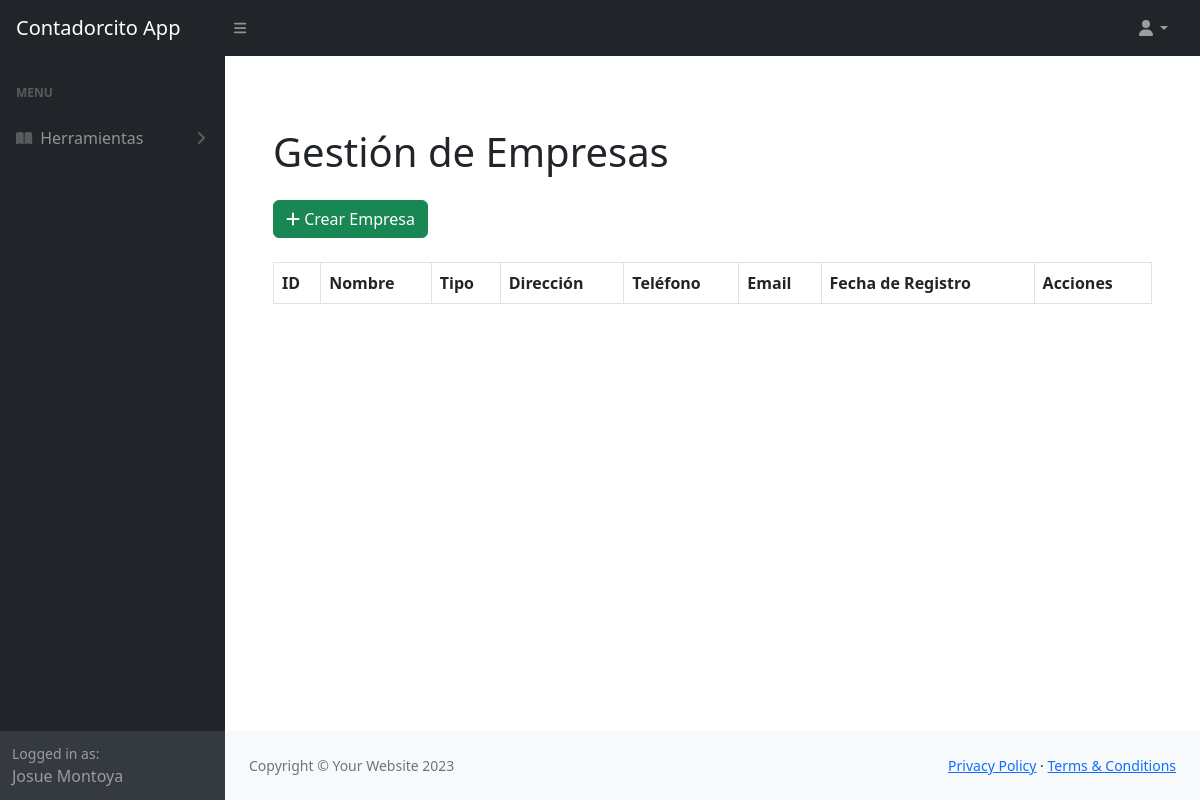
Before: /Contadorcito-SA-de-CV/views/companies/indexCompanies.php (signed in) with the older database file.
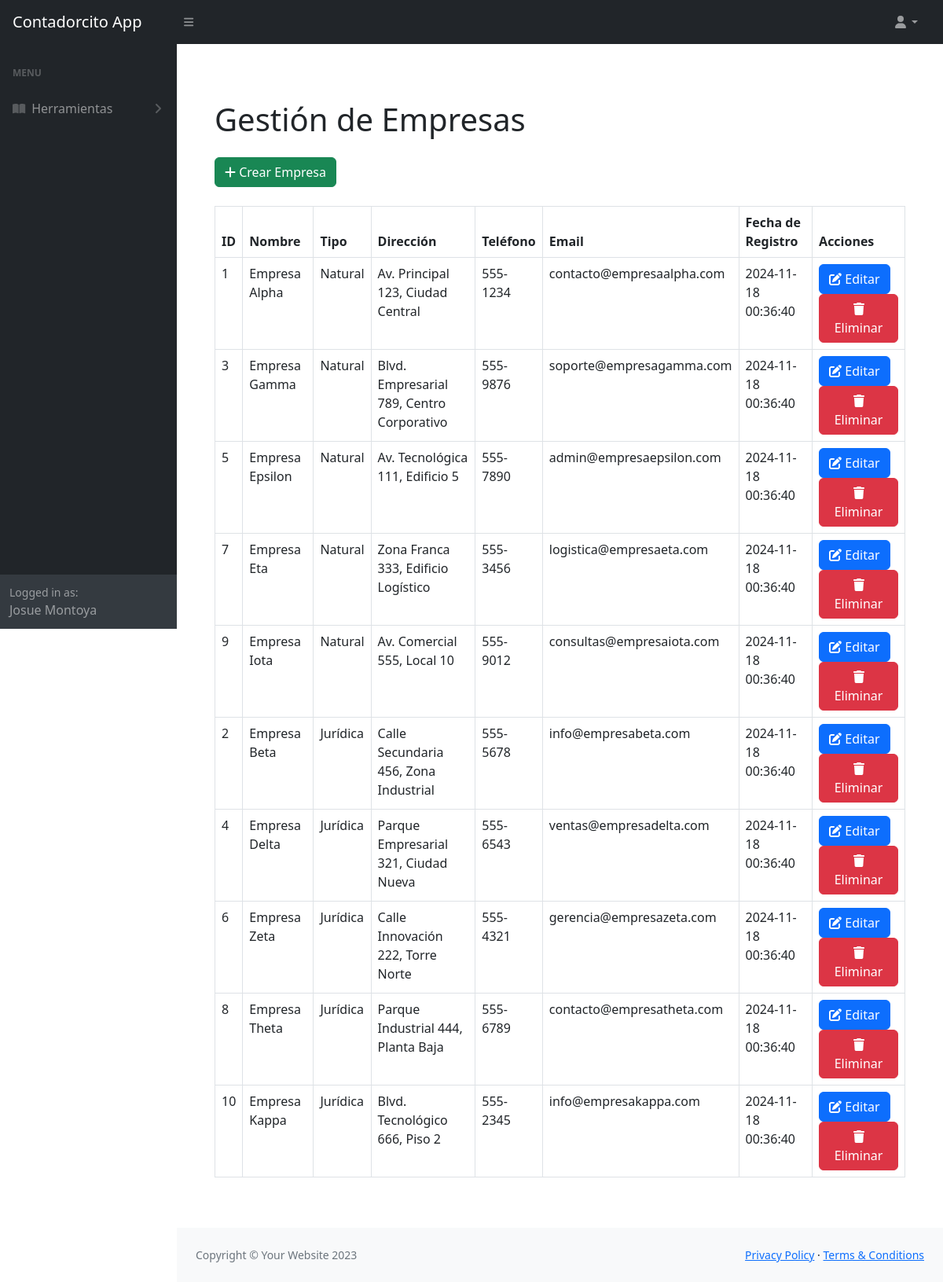
After: the same page with the newer database file.
### tables this page shows
CREATE TABLE tbl_Empresas (
    id INT AUTO_INCREMENT PRIMARY KEY,
    nombre VARCHAR(100) NOT NULL,
    tipo_empresa_id INT NOT NULL,
    direccion TEXT,
    telefono VARCHAR(20),
    email VARCHAR(100),
    estado BOOLEAN DEFAULT TRUE,
    created_at TIMESTAMP DEFAULT CURRENT_TIMESTAMP,
    FOREIGN KEY (tipo_empresa_id) REFERENCES tbl_TipoEmpresa(id)
);

CREATE TABLE tbl_TipoEmpresa (
    id INT AUTO_INCREMENT PRIMARY KEY,
    tipo VARCHAR(50) Not null
);

### Contadorcito-SA-de-CV/controllers/companies/indexCompaniesController.php (called while the page is built, shortened)
<?php
include '../../config/conf.php';
$sql = "SELECT e.id, e.nombre, t.tipo, e.direccion, e.telefono, e.email, e.created_at
        FROM tbl_empresas AS e
        INNER JOIN tbl_tipoempresa AS t ON e.tipo_empresa_id = t.id";
try {
    $stmt = $connection->prepare($sql);
    $stmt->execute();
    $empresas = $stmt->fetchAll(PDO::FETCH_ASSOC);
} catch (PDOException $e) {
    echo "Error al obtener la lista de empresas: " . $e->getMessage();
}
?>

### Contadorcito-SA-de-CV/views/companies/indexCompanies.php (the view, shortened to what this page needs)
<!DOCTYPE html>
<html lang="en">
<head>
    <link href="https://cdn.jsdelivr.net/npm/simple-datatables@7.1.2/dist/style.min.css" rel="stylesheet" />
    <link href="https://cdn.datatables.net/1.13.8/css/jquery.dataTables.min.css" rel="stylesheet">
    <link href="https://cdn.datatables.net/buttons/2.4.2/css/buttons.dataTables.min.css" rel="stylesheet">
    <link href="https://cdn.datatables.net/responsive/2.5.0/css/responsive.dataTables.min.css" rel="stylesheet" />
    <link rel="stylesheet" href="https://cdnjs.cloudflare.com/ajax/libs/font-awesome/5.15.1/css/all.min.css">
    <link href="../../css/styles.css" rel="stylesheet" />
</head>
<body class="sb-nav-fixed">
    <nav class="sb-topnav navbar navbar-expand navbar-dark bg-dark">
        <a class="navbar-brand ps-3" href="../template/header.php">Contadorcito App</a>
        <button class="btn btn-link btn-sm order-1 order-lg-0 me-4 me-lg-0" id="sidebarToggle" href="#!"><i class="fas fa-bars"></i></button>
        <ul class="navbar-nav ms-auto ms-md-0 me-3 me-lg-4">
            <li class="nav-item dropdown">
                <a class="nav-link dropdown-toggle" id="navbarDropdown" href="#" role="button" data-bs-toggle="dropdown" aria-expanded="false"><i class="fas fa-user fa-fw"></i></a>
            </li>
        </ul>
    </nav>
    <div id="layoutSidenav">
        <div id="layoutSidenav_nav">
            <nav class="sb-sidenav accordion sb-sidenav-dark" id="sidenavAccordion">
                <div class="sb-sidenav-menu">
                    <div class="nav">
                        <div class="sb-sidenav-menu-heading">Menu</div>
                        <a class="nav-link collapsed" href="#" data-bs-toggle="collapse" data-bs-target="#collapsePages" aria-expanded="false" aria-controls="collapsePages">
                            <div class="sb-nav-link-icon"><i class="fas fa-book-open"></i></div>
                            Herramientas
                            <div class="sb-sidenav-collapse-arrow"><i class="fas fa-angle-down"></i></div>
                        </a>
                    </div>
                </div>
                <div class="sb-sidenav-footer">
                    <div class="small">Logged in as:</div>
                    <?= $_SESSION["username"] ?>
                </div>
            </nav>
        </div>
        <div id="layoutSidenav_content">
            <main>
                <div class="container-fluid mt-4 p-5">
                    <h1 class="mb-4">Gestión de Empresas</h1>
                    <a href="../companies/addCompanies.php" class="btn btn-success mb-4">
                        <i class="fas fa-plus"></i> Crear Empresa
                    </a>
                    <table class="table table-bordered" id="companiesTable">
                        <thead>
                            <tr>
                                <th>ID</th>
                                <th>Nombre</th>
                                <th>Tipo</th>
                                <th>Dirección</th>
                                <th>Teléfono</th>
                                <th>Email</th>
                                <th>Fecha de Registro</th>
                                <?php if ($_SESSION["user"] == "Administrador"): ?>
                                    <th>Acciones</th>
                                <?php endif; ?>
                            </tr>
                        </thead>
                        <tbody>
                            <?php
                            include '../../controllers/companies/indexCompaniesController.php';
                            foreach ($empresas as $empresa): ?>
                                <tr>
                                    <td><?php echo $empresa['id']; ?></td>
                                    <td><?php echo htmlspecialchars($empresa['nombre']); ?></td>
                                    <td><?php echo htmlspecialchars($empresa['tipo']); ?></td>
                                    <td><?php echo htmlspecialchars($empresa['direccion'] ?? 'N/A'); ?></td>
                                    <td><?php echo htmlspecialchars($empresa['telefono'] ?? 'N/A'); ?></td>
                                    <td><?php echo htmlspecialchars($empresa['email'] ?? 'N/A'); ?></td>
                                    <td><?php echo htmlspecialchars($empresa['created_at']); ?></td>
                                    <?php if ($_SESSION["user"] == "Administrador"): ?>
                                        <td>
                                            <a href="../../controllers/companies/getCompanyById.php?action=edit&id=<?php echo $empresa['id']; ?>" class="btn btn-primary btn-action">
                                                <i class="fas fa-edit"></i> Editar
                                            </a>
                                            <a href="../../controllers/companies/getCompanyById.php?action=delete&id=<?php echo $empresa['id']; ?>" class="btn btn-danger btn-action" onclick="return confirm('¿Está seguro de eliminar esta empresa?')">
                                                <i class="fas fa-trash"></i> Eliminar
                                            </a>
                                        </td>
                                    <?php endif; ?>
                                </tr>
                            <?php endforeach; ?>
                        </tbody>
                    </table>
                </div>
            </main>
            <footer class="py-4 bg-light mt-auto">
                <div class="container-fluid px-4">
                    <div class="d-flex align-items-center justify-content-between small">
                        <div class="text-muted">Copyright &copy; Your Website 2023</div>
                        <div>
                            <a href="#">Privacy Policy</a>
                            &middot;
                            <a href="#">Terms &amp; Conditions</a>
                        </div>
                    </div>
                </div>
            </footer>
        </div>
    </div>
</body>
</html>
</body>
</html>

Changed rows visible on the page:
added tbl_empresas: id "1", nombre "Empresa Alpha", tipo_empresa.tipo "Natural", direccion "Av. Principal 123, Ciudad Central", telefono "555-1234", email "contacto@empresaalpha.com", created_at "2024-11-18 00:36:40"
added tbl_empresas: id "3", nombre "Empresa Gamma", tipo_empresa.tipo "Natural", direccion "Blvd. Empresarial 789, Centro Corporativo", telefono "555-9876", email "soporte@empresagamma.com", created_at "2024-11-18 00:36:40"
added tbl_empresas: id "5", nombre "Empresa Epsilon", tipo_empresa.tipo "Natural", direccion "Av. Tecnológica 111, Edificio 5", telefono "555-7890", email "admin@empresaepsilon.com", created_at "2024-11-18 00:36:40"
added tbl_empresas: id "7", nombre "Empresa Eta", tipo_empresa.tipo "Natural", direccion "Zona Franca 333, Edificio Logístico", telefono "555-3456", email "logistica@empresaeta.com", created_at "2024-11-18 00:36:40"
added tbl_empresas: id "9", nombre "Empresa Iota", tipo_empresa.tipo "Natural", direccion "Av. Comercial 555, Local 10", telefono "555-9012", email "consultas@empresaiota.com", created_at "2024-11-18 00:36:40"
added tbl_empresas: id "2", nombre "Empresa Beta", tipo_empresa.tipo "Jurídica", direccion "Calle Secundaria 456, Zona Industrial", telefono "555-5678", email "info@empresabeta.com", created_at "2024-11-18 00:36:40"
added tbl_empresas: id "4", nombre "Empresa Delta", tipo_empresa.tipo "Jurídica", direccion "Parque Empresarial 321, Ciudad Nueva", telefono "555-6543", email "ventas@empresadelta.com", created_at "2024-11-18 00:36:40"
added tbl_empresas: id "6", nombre "Empresa Zeta", tipo_empresa.tipo "Jurídica", direccion "Calle Innovación 222, Torre Norte", telefono "555-4321", email "gerencia@empresazeta.com", created_at "2024-11-18 00:36:40"
added tbl_empresas: id "8", nombre "Empresa Theta", tipo_empresa.tipo "Jurídica", direccion "Parque Industrial 444, Planta Baja", telefono "555-6789", email "contacto@empresatheta.com", created_at "2024-11-18 00:36:40"
added tbl_empresas: id "10", nombre "Empresa Kappa", tipo_empresa.tipo "Jurídica", direccion "Blvd. Tecnológico 666, Piso 2", telefono "555-2345", email "info@empresakappa.com", created_at "2024-11-18 00:36:40"
